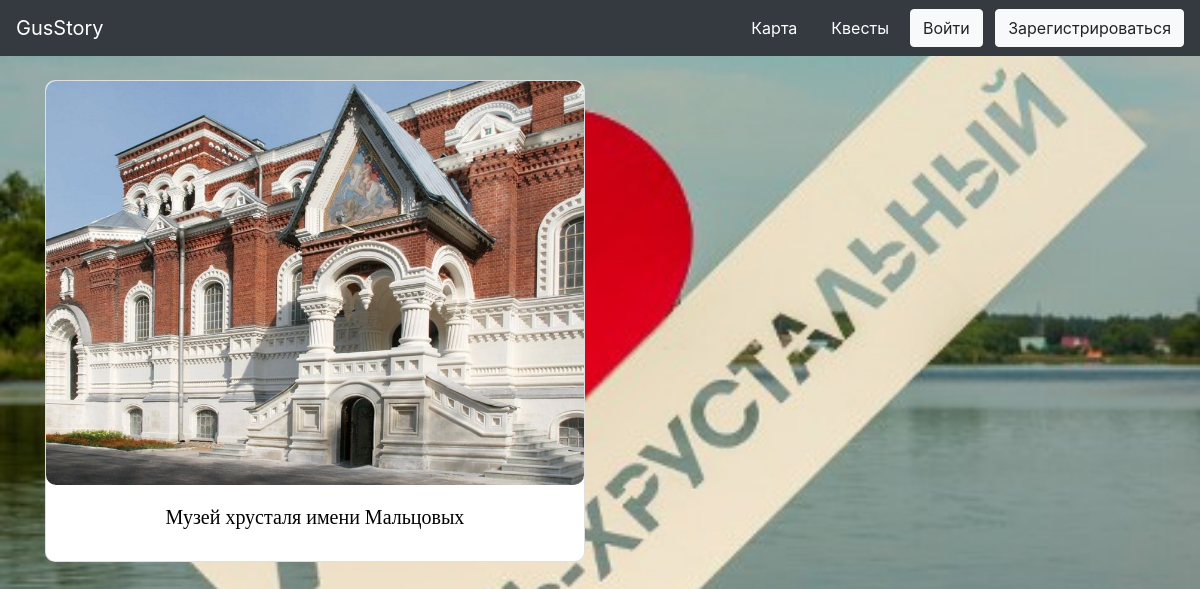
The page / on the database its author committed.
### data/items.py (models this page shows)
class Items(SqlAlchemyBase, SerializerMixin, UserMixin):
    __tablename__ = 'items'
    id = sqlalchemy.Column(sqlalchemy.Integer, primary_key=True, autoincrement=True)
    title = sqlalchemy.Column(sqlalchemy.String, nullable=True)
    content = sqlalchemy.Column(sqlalchemy.String, nullable=True)
    photo = sqlalchemy.Column(sqlalchemy.VARCHAR, default='/static/images/old.png')
    image = sqlalchemy.Column(sqlalchemy.VARCHAR, default='/static/images/old.png')
    year = sqlalchemy.Column(sqlalchemy.String, nullable=True)
    count_photo = sqlalchemy.Column(sqlalchemy.Integer, nullable=True)

### main.py (the view)
@app.route('/')
def index():
    sessions = db_session.create_session()
    item = sessions.query(items.Items)
    return render_template("index.html", items=item)

### data/db_session.py (called while the page is built)
def create_session() -> Session:
    global __factory
    return __factory()

### templates/index.html (shortened to what this page needs)
{% extends "base.html" %}
{% block content %}
<div class="container; mt-4">
    <div class="row">
        {% for item in items %}
        <div class="col-sm-6">
            <div class="card mb-4" style="width: 100%; border-radius: 10px;">
                <a href="about_item/{{ item.id }}">
                    <img class="img-fluid" style="border-radius: 10px; height: auto;" src={{item.photo}}>
                </a>
                <div class="card-body">
                    <a href="/about_item/{{item.id}}" style="color: #000;">
                        <h5 align="center" class="card-title">{{item.title}}</h5></a>
                </div>
            </div>
        </div>
        {% endfor %}
    </div>
</div>
{% endblock %}

### static/css/style.css (style rules this page uses)
h5 { color: #000; font-family: ‘Times New Roman’, serif; font-size: 20px; font-weight: normal; line-height: 48px; margin: 0; }

### rows shown on the page
Items: photo (picture), title "Музей хрусталя имени Мальцовых"
